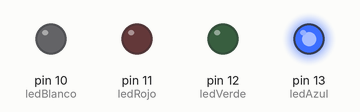
Bench run of a sketch on a simulated Arduino Uno, built with avr-gcc and run on an emulated ATmega328P. Parts: output pins drawn as LEDs (lit = HIGH).

Above: at 0.5 s.
At 2.5 s:
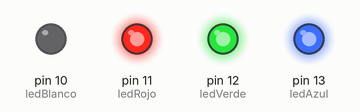
At 3.5 s:
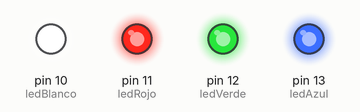
At 4.5 s:
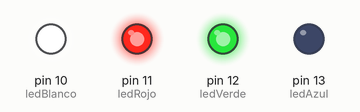
At 6.5 s:
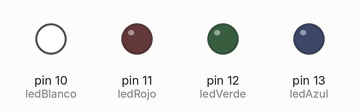
At 9.5 s:
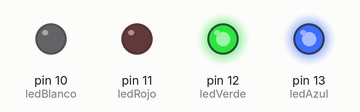
Timing chart, 0 to 10.4 s (numbered marks = the images above):
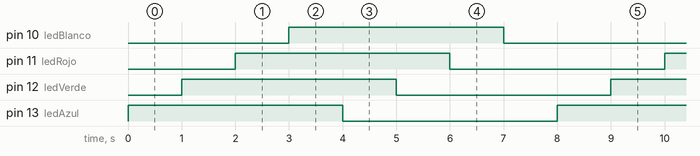

Measured:
- by itself, pin 10 (ledBlanco), pin 11 (ledRojo), pin 12 (ledVerde), pin 13 (ledAzul): alternates HIGH for 4.0 s and LOW for 4.0 s
- by itself, everything shown: repeats every 8.0 s, in 8 steps

The sketch:

3_Encendido_apagado_4_leds.ino
```cpp
int ledAzul = 13;
int ledVerde = 12;
int ledRojo = 11;
int ledBlanco = 10;

void setup() {
  // put your setup code here, to run once:
  pinMode(ledAzul, OUTPUT);
  pinMode(ledVerde, OUTPUT);
  pinMode(ledRojo, OUTPUT);
  pinMode(ledBlanco, OUTPUT);
}

void loop() {
  // put your main code here, to run repeatedly:
  digitalWrite(ledAzul,HIGH);
  delay(1000);
  digitalWrite(ledVerde,HIGH);
  delay(1000);
  digitalWrite(ledRojo,HIGH);
  delay(1000);
  digitalWrite(ledBlanco,HIGH);
  delay(1000);

  digitalWrite(ledAzul,LOW);
  delay(1000);
  digitalWrite(ledVerde,LOW);
  delay(1000);
  digitalWrite(ledRojo,LOW);
  delay(1000);
  digitalWrite(ledBlanco,LOW);
  delay(1000);
}
```
